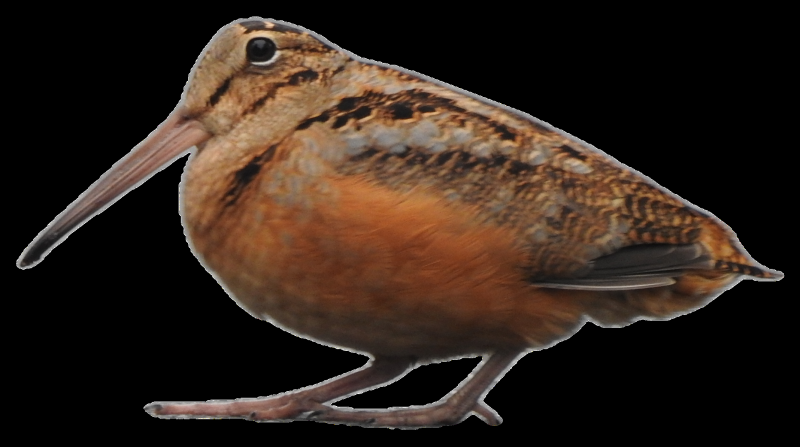
#> input picture assets/character/idle-v2.png, 1600 x 893 px (shown at 1/2 size)
$ python make_photo_puppet_v4.py ../assets/character/idle-v2.png out.png
#> lines starting #> are read from the running program, lines starting #| are printed output that depends on the picture; after the words box and inside, x2 and y2 are one past the last pixel; in counts of white or black regions, pixels touching at a corner belong together
#!/usr/bin/env python3
"""Build the v4 photo puppet (head / neck / body / wing / bill / legs / tail) from the master cut-out.

Every RGB pixel of every layer comes straight from the public-domain USFWS photograph
(`assets/character/idle-v2.png`, 1600x893, bird facing left).  Only alpha masks, a few
cloned strips that stay hidden behind other layers, and the dark mouth interior are
authored here.

Layers (each cropped to its alpha bounds; offsets are recorded in manifest.json):

  body            torso + wings + rump, minus the skull core, the bill and the legs
  neck            stretchable neck band between the shoulders and the skull; drawn over
                  the body and under the head, so the head can glide on a real neck
  wing            copy of the folded near wing, rotated at the shoulder for flapping
  head            skull only (soft collar).  The bill footprint is painted as dark
                  mouth interior near the gape and transparent beyond.
  bill-upper      upper mandible + a band of forehead feathers at its base
  bill-lower      lower mandible + chin / throat wedge (the jaw)
  leg-a-tarsus    image-left (forward) leg tarsus, extended upward under the belly
  leg-a-foot      its toes
  leg-b-tarsus    image-right (trailing) leg tarsus
  leg-b-foot
  tail-feather    one tail feather sprite; the renderer fans several copies
  eyelid          feather-coloured patch used for blinking / dozing

Usage:
  python3 tools/make_photo_puppet_v3.py assets/character/idle-v2.png assets/character/puppet-v3
"""

from __future__ import annotations

import argparse
import json
from pathlib import Path

import cv2
import numpy as np

MASTER = (1600, 893)
W, H = MASTER

# ---------------------------------------------------------------------------
# Hand-authored geometry (master pixel coordinates).
# ---------------------------------------------------------------------------

# Bill edges fitted to the alpha channel: y = a*x + b.
BILL_UPPER_EDGE = (-0.89, 543.0)    # x=100 -> 454, x=300 -> 276
BILL_LOWER_EDGE = (-0.73, 568.0)    # x=100 -> 495, x=300 -> 349
GAPE_LINE = (-0.81, 560.0)          # tomial line between the mandibles (x=300 -> 317)
BILL_TIP = (30.0, 531.0)
BILL_BASE_TOP = (372.0, 212.0)      # forehead feathers start here
BILL_BASE_BOTTOM = (392.0, 289.0)   # chin feathers start here
COMMISSURE = (376.0, 255.0)         # corner of the mouth
UPPER_HINGE = (362.0, 236.0)        # naso-frontal hinge of the upper mandible
LOWER_HINGE = (432.0, 268.0)        # jaw joint, hidden under the cheek
MOUTH_DEPTH = 78.0                  # dark interior reaches this far along the bill
MOUTH_FADE = 30.0

# Skull core (extends past the silhouette on the air side so the fade never touches it).
SKULL = [
    (300, 262), (300, 190), (330, 120), (380, 60), (440, 10), (520, -40), (600, -40), (665, -10),
    (710, 40), (735, 100), (728, 160), (712, 210), (690, 258), (655, 310), (605, 345),
    (545, 365), (485, 368), (440, 350), (410, 322), (392, 296), (372, 262),
]
# Neck band: its own stretchable layer between the shoulders and the skull.
NECK = [
    (396, 300), (404, 360), (420, 430), (458, 492), (540, 520), (640, 505), (724, 452),
    (766, 380), (774, 300), (754, 228), (714, 168), (668, 120), (610, 96), (540, 100),
    (480, 130), (432, 180), (404, 240),
]
NECK_BASE = (658.0, 448.0)      # rides on the body (shoulders)
NECK_TOP = (588.0, 208.0)       # the head hangs off this point
WING = [
    (640, 268), (700, 208), (790, 178), (920, 172), (1050, 196), (1160, 250), (1250, 330),
    (1320, 430), (1360, 520), (1355, 560), (1300, 566), (1180, 552), (1020, 520),
    (860, 470), (740, 405), (664, 330),
]
WING_PIVOT = (700.0, 240.0)
# Neck stump: body feathers kept underneath the back of the skull, so the neck
# still reads as a neck when the head swings down (preening, probing).
NECK_STUMP = [
    (600, 160), (640, 108), (690, 88), (740, 100), (782, 150), (792, 260), (764, 380),
    (700, 440), (600, 446), (524, 404), (500, 300), (540, 200),
]
HEAD_PIVOT = (615.0, 340.0)
SKULL_HOLE_ERODE = 30
HEAD_FEATHER = 28

# Feather / bare-skin boundary along the belly is derived from the alpha channel
# (bottom of the first opaque run per column) except across the trailing leg's
# attachment, where the lit tarsus touches the dark thigh feathers directly.
BELLY_OVERRIDE = [
    (968, 707), (976, 704), (984, 708), (992, 716), (1000, 726), (1006, 729), (1014, 723),
    (1024, 715), (1034, 709), (1044, 704), (1052, 702),
]
LEG_A = {
    "knee": (748.0, 754.0),          # tarsus exits the dark thigh feathers here
    "ankle": (600.0, 804.0),         # metatarsal joint (foot base)
    "half_width": 23.0,
    "foot": [(268, 790), (586, 780), (650, 790), (702, 812), (704, 850), (640, 870), (430, 870), (268, 836)],
    "toe_tip": (295.0, 812.0),
    "extend": 44,
}
LEG_B = {
    "knee": (1000.0, 718.0),
    "ankle": (918.0, 800.0),
    "half_width": 23.0,
    "foot": [(690, 800), (880, 786), (940, 796), (1004, 816), (1026, 846), (1004, 866),
             (900, 858), (690, 856)],
    "toe_tip": (700.0, 842.0),
    "extend": 44,
}
HIP = (850.0, 655.0)
GROUND_Y = 846.0
BODY_PIVOT = (930.0, 640.0)

TAIL_FEATHER = [(1412, 498), (1500, 516), (1552, 536), (1560, 548), (1546, 558),
                (1500, 552), (1412, 540)]
TAIL_PIVOT = (1398.0, 522.0)
TAIL_EXTEND = 60

EYE = {"center": (520.0, 95.0), "radius": 27.0}


# ---------------------------------------------------------------------------


def poly_mask(points, feather=0.0):
    mask = np.zeros((H, W), dtype=np.float32)
    cv2.fillPoly(mask, [np.array(points, dtype=np.int32)], 1.0)
    if feather > 0:
        mask = soften(mask, feather)
    return mask


def soften(mask, feather):
    """Distance-based soft edge: 1 well inside, 0 well outside, linear across `feather`."""
    binary = (mask > 0.5).astype(np.uint8)
    inside = cv2.distanceTransform(binary, cv2.DIST_L2, 5)
    outside = cv2.distanceTransform(1 - binary, cv2.DIST_L2, 5)
    return np.clip(0.5 + (inside - outside) / feather, 0.0, 1.0).astype(np.float32)


def erode(mask, pixels):
    binary = (mask > 0.5).astype(np.uint8)
    kernel = cv2.getStructuringElement(cv2.MORPH_ELLIPSE, (2 * pixels + 1, 2 * pixels + 1))
    return cv2.erode(binary, kernel).astype(np.float32)


# [4 lines left out: function dilate, not called in this run]


def line_y(line, x):
    return line[0] * x + line[1]


def bill_polygon(margin=6.0):
    xs = np.linspace(BILL_TIP[0], BILL_BASE_TOP[0], 40)
    upper = [(x, line_y(BILL_UPPER_EDGE, x) - margin) for x in xs]
    xs2 = np.linspace(BILL_BASE_BOTTOM[0], BILL_TIP[0], 40)
    lower = [(x, line_y(BILL_LOWER_EDGE, x) + margin) for x in xs2]
    base = [(BILL_BASE_TOP[0] + 2, BILL_BASE_TOP[1] - margin), (BILL_BASE_BOTTOM[0] + 3, BILL_BASE_BOTTOM[1] + margin)]
    tip = [(BILL_TIP[0] - 12, BILL_TIP[1] + 2)]
    return [(int(round(x)), int(round(y))) for x, y in upper + base + lower + tip]


def half_plane(line, above=True, offset=0.0):
    ys, xs = np.mgrid[0:H, 0:W].astype(np.float32)
    line_ys = line[0] * xs + line[1] + offset
    return (ys < line_ys).astype(np.float32) if above else (ys > line_ys).astype(np.float32)


def below_polyline(points):
    """Mask of pixels below a polyline (x sorted ascending)."""
    ys, xs = np.mgrid[0:H, 0:W].astype(np.float32)
    px = np.array([p[0] for p in points], dtype=np.float32)
    py = np.array([p[1] for p in points], dtype=np.float32)
    boundary = np.interp(xs[0], px, py)[None, :]
    return (ys > boundary).astype(np.float32)


def face_side_mask():
    """1 on the feathered side of the bill base line (toward the face), 0 toward the tip."""
    (x0, y0), (x1, y1) = BILL_BASE_TOP, BILL_BASE_BOTTOM
    ys, xs = np.mgrid[0:H, 0:W].astype(np.float32)
    # signed distance to the base line; the face lies on the +x side
    nx, ny = (y1 - y0), -(x1 - x0)
    norm = np.hypot(nx, ny)
    nx, ny = nx / norm, ny / norm
    signed = (xs - x0) * nx + (ys - y0) * ny
    return np.clip(0.5 + signed / 4.0, 0.0, 1.0).astype(np.float32)


def bill_axis_distance():
    tip = np.array(BILL_TIP)
    com = np.array(COMMISSURE)
    axis = (tip - com) / np.linalg.norm(tip - com)
    ys, xs = np.mgrid[0:H, 0:W].astype(np.float32)
    return (xs - com[0]) * axis[0] + (ys - com[1]) * axis[1]


def rgba_layer(source, alpha):
    layer = source.copy()
    layer[:, :, 3] = np.clip(alpha * 255.0, 0, 255).astype(np.uint8)
    return layer


def crop_layer(layer, pad=4):
    visible = np.where(layer[:, :, 3] > 2, 255, 0).astype(np.uint8)
    coords = cv2.findNonZero(visible)
    if coords is None:
        raise SystemExit("layer has no visible pixels")
    x, y, w, h = cv2.boundingRect(coords)
    x0, y0 = max(0, x - pad), max(0, y - pad)
    x1, y1 = min(W, x + w + pad), min(H, y + h + pad)
    return layer[y0:y1, x0:x1], {"x": int(x0), "y": int(y0), "w": int(x1 - x0), "h": int(y1 - y0)}


def clone_along(source, alpha, region_mask, axis_from, axis_to, extend, band=30.0):
    """Extend a strip beyond `axis_from` (away from `axis_to`) by sliding copies of the
    band just after axis_from.  Used to hide cut edges of legs / tail behind the body."""
    direction = np.array(axis_from, dtype=np.float64) - np.array(axis_to, dtype=np.float64)
    direction /= np.linalg.norm(direction)
    result = source.copy()
    out_alpha = alpha.copy()
    ys, xs = np.mgrid[0:H, 0:W].astype(np.float32)
    proj = (xs - axis_from[0]) * direction[0] + (ys - axis_from[1]) * direction[1]
    strip = (region_mask > 0.5) & (proj > -band) & (proj <= 0)
    strip_src = np.zeros_like(source)
    strip_src[strip] = source[strip]
    strip_alpha = np.zeros_like(alpha)
    strip_alpha[strip] = alpha[strip]
    shifts = int(np.ceil(extend / (band - 4)))
    for index in range(1, shifts + 1):
        dx, dy = direction * (band - 4) * index
        matrix = np.array([[1, 0, dx], [0, 1, dy]], dtype=np.float32)
        moved = cv2.warpAffine(strip_src, matrix, MASTER, flags=cv2.INTER_LINEAR)
        moved_alpha = cv2.warpAffine(strip_alpha, matrix, MASTER, flags=cv2.INTER_LINEAR)
        take = moved_alpha > out_alpha
        result[take] = moved[take]
        out_alpha = np.maximum(out_alpha, moved_alpha)
    return result, out_alpha


def leg_corridor(leg, extend_top, extend_bottom, half):
    knee = np.array(leg["knee"])
    ankle = np.array(leg["ankle"])
    axis = (knee - ankle) / np.linalg.norm(knee - ankle)
    normal = np.array([-axis[1], axis[0]])
    top = knee + axis * extend_top
    bottom = ankle - axis * extend_bottom
    corners = [top + normal * half, top - normal * half, bottom - normal * half, bottom + normal * half]
    return [(int(round(x)), int(round(y))) for x, y in corners]


def build_leg(source, alpha, legs_mask, leg):
    band = poly_mask(leg_corridor(leg, 6, 16, leg["half_width"] + 8), feather=1.5)
    tarsus_alpha = alpha * legs_mask * band
    tarsus_src, tarsus_alpha = clone_along(
        source, tarsus_alpha, tarsus_alpha, leg["knee"], leg["ankle"], leg["extend"]
    )
    corridor = poly_mask(leg_corridor(leg, leg["extend"] + 6, 40, leg["half_width"] + 12), feather=1.5)
    tarsus_alpha = tarsus_alpha * corridor
    foot_alpha = alpha * legs_mask * poly_mask(leg["foot"], feather=2.5)
    return rgba_layer(tarsus_src, tarsus_alpha), rgba_layer(source, foot_alpha)


def belly_polyline(alpha):
    """Bottom edge of the feathered body per column, from the alpha channel."""
    points = []
    override_x = [p[0] for p in BELLY_OVERRIDE]
    for x in range(0, W, 4):
        if override_x[0] <= x <= override_x[-1]:
            continue
        column = alpha[:, x] > 0.16
        if not column.any():
            points.append((x, H))
            continue
        # bottom of the lowest opaque run that starts above y=720 (runs starting
        # lower are bare legs / toes hanging below the belly)
        bottom = 0
        y = 0
        while y < H:
            if column[y]:
                start = y
                while y < H and column[y]:
                    y += 1
                if start < 720:
                    bottom = y
            else:
                y += 1
        points.append((x, bottom + 3))
    points.extend((x, y + 3) for x, y in BELLY_OVERRIDE)
    points.sort()
    return points


def main():
    parser = argparse.ArgumentParser()
    parser.add_argument("input", type=Path)
    parser.add_argument("output", type=Path)
    args = parser.parse_args()

    source = cv2.imread(str(args.input), cv2.IMREAD_UNCHANGED)
#> source is the input picture: shape (893, 1600, 4); mean B, G, R, A 26.1, 34.4, 47.4, 97.1
    if source is None or source.shape[2] != 4:
        raise SystemExit("input must be an RGBA PNG")
    if (source.shape[1], source.shape[0]) != MASTER:
        raise SystemExit(f"expected a {W}x{H} master, got {source.shape[1]}x{source.shape[0]}")
    args.output.mkdir(parents=True, exist_ok=True)
    alpha = source[:, :, 3].astype(np.float32) / 255.0

    # --- bill ---------------------------------------------------------------
    bill = poly_mask(bill_polygon())
#> in poly_mask, `cv2.fillPoly(mask, [np.array(points, dtype=np.int32)], 1.0)`:
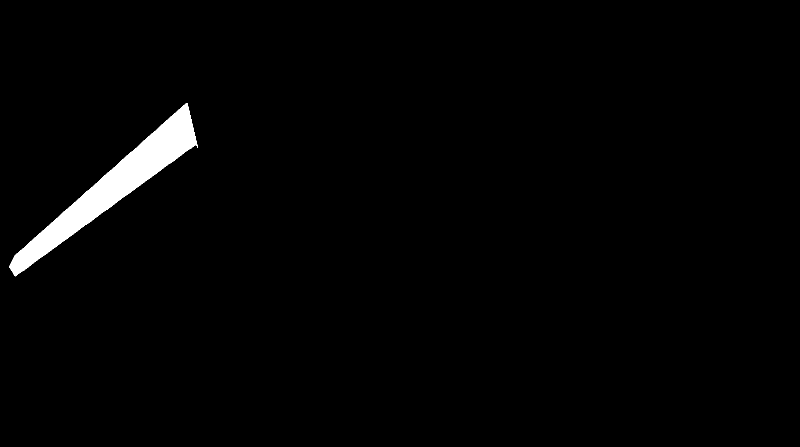
#> mask: shape (893, 1600) float32 (shown at 1/2 size); values 0 (black) and 1 (white), 1.8% white; 1 white region, box (x1, y1, x2, y2) and area: (18, 206, 396, 553) 25429
    bill_core = alpha * bill
    above_gape = half_plane(GAPE_LINE, above=True, offset=3.0)
    below_gape = half_plane(GAPE_LINE, above=False, offset=-3.0)
    forehead_band = poly_mask(
        [(366, 216), (372, 196), (396, 184), (428, 196), (438, 240), (426, 266), (398, 264), (376, 258)],
        feather=6.0,
    )
    chin_wedge = poly_mask(
        [(374, 252), (392, 296), (404, 326), (446, 350), (470, 300), (458, 262), (412, 254)],
        feather=8.0,
    )
    upper_alpha = np.clip(bill_core * above_gape + alpha * forehead_band, 0, 1)
    lower_alpha = np.clip(bill_core * below_gape + alpha * chin_wedge, 0, 1)

    # --- head ---------------------------------------------------------------
    skull = poly_mask(SKULL)
    head_region = soften(skull, HEAD_FEATHER)
    head_alpha = alpha * head_region
    head_src = source.copy()
    distance = bill_axis_distance()
    face_side = face_side_mask()
    # Only the lower mandible's footprint (plus the roof of the mouth just above the
    # gape) is painted dark: when the upper mandible lifts, the strip it vacates
    # must show air, not mouth.
    mouth_zone = half_plane(GAPE_LINE, above=False, offset=-7.0)
    bill_inner = erode(bill * (alpha > 0.5), 2) * (1.0 - face_side) * mouth_zone
    mouth_strength = np.clip(1.0 - (distance - MOUTH_DEPTH) / MOUTH_FADE, 0.0, 1.0)
    mouth_alpha = bill_inner * alpha * mouth_strength
    inside_bill = bill > 0.5
    face_keep = alpha * head_region * face_side
    head_alpha = np.where(inside_bill, np.maximum(mouth_alpha, face_keep), head_alpha)
    mouth_colour = np.array([26, 14, 46, 255], dtype=np.float32)       # BGRA deep maroon
    mouth_colour_dark = np.array([10, 5, 16, 255], dtype=np.float32)
    shade = np.clip(distance / MOUTH_DEPTH, 0, 1)[..., None]
    mouth_rgb = (mouth_colour * (1 - shade) + mouth_colour_dark * shade).astype(np.uint8)
    paint = (bill_inner > 0.5)[..., None]
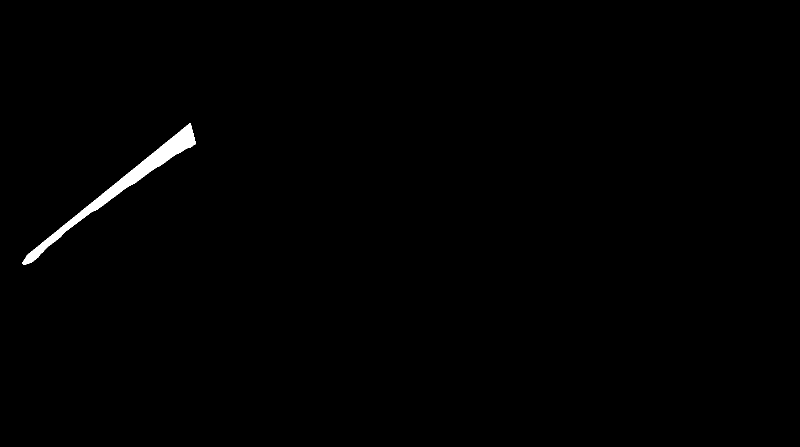
#> paint: shape (893, 1600, 1) bool (shown at 1/2 size); 0.64% white; 1 white region, box (x1, y1, x2, y2) and area: (44, 246, 392, 529) 9136
    head_src = np.where(paint, mouth_rgb, head_src)
    head_layer = rgba_layer(head_src, head_alpha)

    # --- legs mask ----------------------------------------------------------
    # Soft only across the feather boundary itself, hard elsewhere, so no ghost
    # outline of the legs survives in the body layer.
    belly = belly_polyline(alpha)
#> after the loop in belly_polyline, `for x in range(0, W, 4):`: points = 378 pairs, first value 0 to 1596, second value 313 to 893
#> belly = 389 pairs, first value 0 to 1596, second value 313 to 893
    legs_mask = soften(below_polyline(belly), 4.0) * (alpha > 0.02)
#> in below_polyline, `px = np.array([p[0] for p in points], dtype=np.float32)`: px = 389 values from 0 to 1596
#> in below_polyline, `py = np.array([p[1] for p in points], dtype=np.float32)`: py = 389 values, max 893 at index 0, min 313 at index 90, mean 617.3

    # --- body ---------------------------------------------------------------
    hole = soften(erode(skull, SKULL_HOLE_ERODE), 24.0)
    hole = hole * (1.0 - poly_mask(NECK_STUMP, feather=36.0))
    body_alpha = alpha * (1.0 - hole) * (1.0 - bill) * (1.0 - legs_mask)
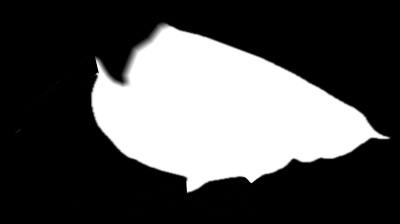
#> body_alpha: shape (893, 1600) float32 (shown at 1/4 size); min 0, max 1, mean 0.315
    body_layer = rgba_layer(source, body_alpha)
#> in rgba_layer (call 2), `layer[:, :, 3] = np.clip(alpha * 255.0, 0, 255).astype(np.uint8)`:
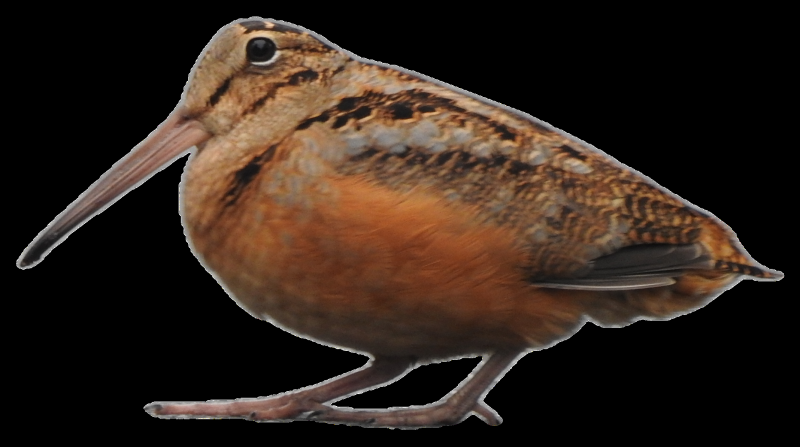
#> layer: shape (893, 1600, 4) (shown at 1/2 size); 8.6% of pixels changed, all inside (x1, y1, x2, y2) = (32, 33, 1562, 858)

    # --- neck and wing (both are soft copies drawn between body and head) ----
    neck_layer = rgba_layer(source, alpha * soften(poly_mask(NECK), 26.0))
#> in soften (call 7), `outside = cv2.distanceTransform(1 - binary, cv2.DIST_L2, 5)`:
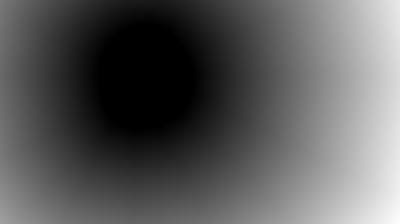
#> outside: shape (893, 1600) float32 (shown at 1/4 size); min 0, max 962.5, mean 340.8; drawn with min black and max white
    wing_layer = rgba_layer(source, alpha * soften(poly_mask(WING), 18.0))
#> in soften (call 8), `outside = cv2.distanceTransform(1 - binary, cv2.DIST_L2, 5)`:
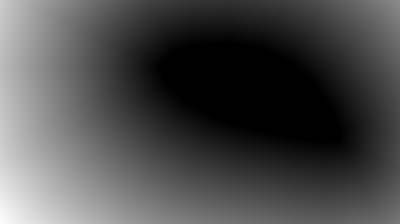
#> outside: shape (893, 1600) float32 (shown at 1/4 size); min 0, max 868.1, mean 255.9; drawn with min black and max white

    # --- legs ---------------------------------------------------------------
    leg_a_tarsus, leg_a_foot = build_leg(source, alpha, legs_mask, LEG_A)
#> in poly_mask (call 8), `cv2.fillPoly(mask, [np.array(points, dtype=np.int32)], 1.0)`:
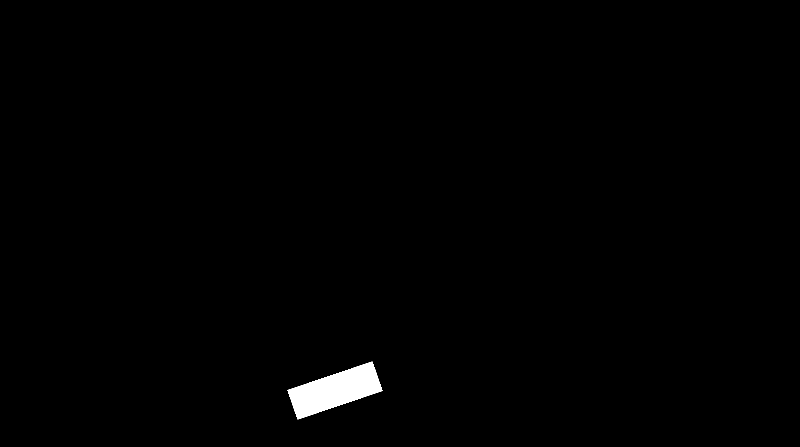
#> mask: shape (893, 1600) float32 (shown at 1/2 size); values 0 (black) and 1 (white), 0.78% white; 1 white region, box (x1, y1, x2, y2) and area: (575, 723, 765, 839) 11170
    leg_b_tarsus, leg_b_foot = build_leg(source, alpha, legs_mask, LEG_B)

    # --- tail feather -------------------------------------------------------
    feather_alpha = alpha * poly_mask(TAIL_FEATHER, feather=2.0)
    tail_src, feather_alpha = clone_along(
        source, feather_alpha, feather_alpha, TAIL_FEATHER[0], TAIL_FEATHER[3], TAIL_EXTEND, band=26.0
    )
    tail_layer = rgba_layer(tail_src, feather_alpha)

    # --- eyelid -------------------------------------------------------------
    cx, cy = EYE["center"]
    r = int(EYE["radius"] + 7)
    patch_mask = np.zeros((H, W), dtype=np.float32)
    cv2.ellipse(patch_mask, (int(cx), int(cy)), (r, r), 0, 0, 360, 1.0, -1)
    # Eyelid colour comes from the pale cheek feathers just below the eye.
    shift = np.array([[1, 0, 0], [0, 1, -2.4 * EYE["radius"]]], dtype=np.float32)
    cheek = cv2.warpAffine(source, shift, MASTER, flags=cv2.INTER_LINEAR)
    eyelid = np.zeros_like(source)
    eyelid[patch_mask > 0.5] = cheek[patch_mask > 0.5]
    eyelid_layer = rgba_layer(eyelid, alpha * soften(patch_mask, 4.0))

    layers = {
        "body": body_layer,
        "neck": neck_layer,
        "wing": wing_layer,
        "head": head_layer,
        "bill-upper": rgba_layer(source, upper_alpha),
        "bill-lower": rgba_layer(source, lower_alpha),
        "leg-a-tarsus": leg_a_tarsus,
        "leg-a-foot": leg_a_foot,
        "leg-b-tarsus": leg_b_tarsus,
        "leg-b-foot": leg_b_foot,
        "tail-feather": tail_layer,
        "eyelid": eyelid_layer,
    }
    manifest = {
        "master": {"width": W, "height": H},
        "ground": GROUND_Y,
        "layers": {},
        "pivots": {
            "head": HEAD_PIVOT,
            "neckBase": NECK_BASE,
            "neckTop": NECK_TOP,
            "wing": WING_PIVOT,
            "upperBill": UPPER_HINGE,
            "lowerBill": LOWER_HINGE,
            "commissure": COMMISSURE,
            "billTip": BILL_TIP,
            "body": BODY_PIVOT,
            "hip": HIP,
            "tail": TAIL_PIVOT,
            "eye": EYE["center"],
            "eyeRadius": EYE["radius"],
        },
        "legs": {
            "a": {"knee": LEG_A["knee"], "ankle": LEG_A["ankle"], "toeTip": LEG_A["toe_tip"]},
            "b": {"knee": LEG_B["knee"], "ankle": LEG_B["ankle"], "toeTip": LEG_B["toe_tip"]},
        },
    }
    for name, layer in layers.items():
        cropped, box = crop_layer(layer)
        cv2.imwrite(str(args.output / f"{name}.png"), cropped)
        manifest["layers"][name] = box
        print(f"{name}: {box}")
#> this loop made 12 passes
#> (name, x in crop_layer, y in crop_layer, w in crop_layer, h in crop_layer, x0 in crop_layer, y0 in crop_layer, x1 in crop_layer) on passes 1 to 4: ('body', 55, 85, 1512, 774, 51, 81, 1571), ('neck', 384, 84, 403, 449, 380, 80, 791), ('wing', 632, 166, 737, 409, 628, 162, 1373), ('head', 290, 34, 456, 348, 286, 30, 750)
#> (printed output is left out)
#> after the loop, manifest = 5 items
    (args.output / "manifest.json").write_text(json.dumps(manifest, indent=2))
    # ES-module twin so the renderer can import it without fetch() (blocked on file://).
    (args.output / "manifest.js").write_text(
        "// Generated by tools/make_photo_puppet_v3.py - do not edit.\n"
        f"export default {json.dumps(manifest, indent=2)};\n"
    )

    grey = np.full((H, W, 3), 110, dtype=np.uint8)
    tiles = []
    for name, layer in layers.items():
        a = layer[:, :, 3:4].astype(np.float32) / 255.0
        comp = (layer[:, :, :3] * a + grey * (1 - a)).astype(np.uint8)
        cv2.putText(comp, name, (20, 60), cv2.FONT_HERSHEY_SIMPLEX, 1.6, (255, 255, 0), 3)
        tiles.append(cv2.resize(comp, (800, 446)))
#> this loop made 12 passes
#> name on passes 1 to 4: 'body', 'neck', 'wing', 'head'
#> after the loop, tiles = 12 items
    if len(tiles) % 2:
        tiles.append(np.zeros_like(tiles[0]))
    rows = [np.hstack(tiles[i:i + 2]) for i in range(0, len(tiles), 2)]
#> rows = 6 items
    cv2.imwrite(str(args.output / "contact-sheet.png"), np.vstack(rows))
    print(f"puppet written to {args.output}")


if __name__ == "__main__":
    main()
